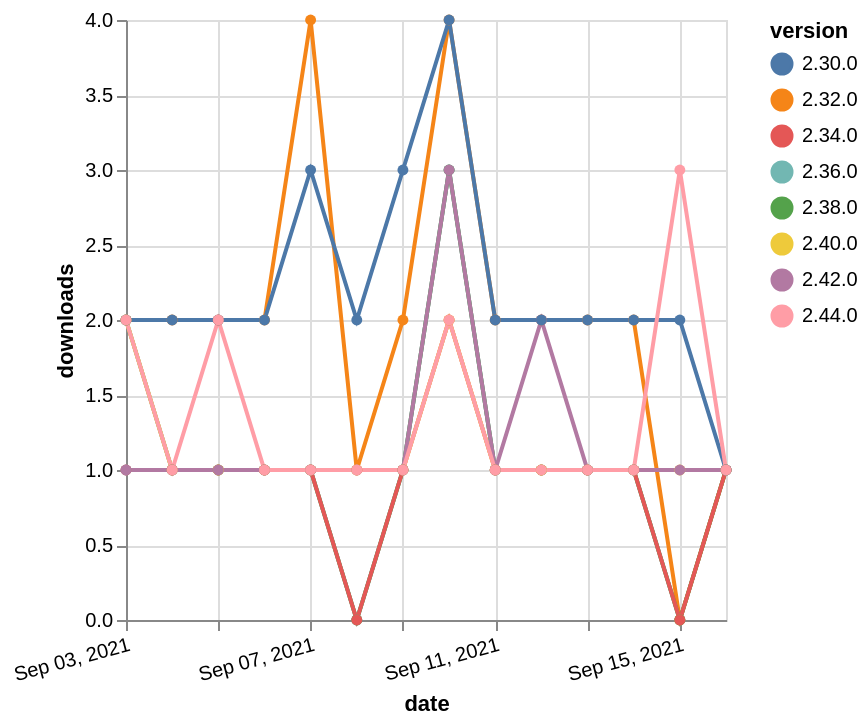

The specification (Vega-Lite) saved for this image:
### Vega-Lite specification from a JSON file in a GitHub repository (floating-point values rounded to 4 significant figures)
{"$schema": "https://vega.github.io/schema/vega-lite/v5.json", "description": "A simple bar chart with embedded data.", "data": {"values": [{"date": "2021-09-03", "total": 206, "delta": 1, "version": "2.36.0"}, {"date": "2021-09-04", "total": 207, "delta": 1, "version": "2.36.0"}, {"date": "2021-09-05", "total": 208, "delta": 1, "version": "2.36.0"}, {"date": "2021-09-06", "total": 209, "delta": 1, "version": "2.36.0"}, {"date": "2021-09-07", "total": 210, "delta": 1, "version": "2.36.0"}, {"date": "2021-09-08", "total": 210, "delta": 0, "version": "2.36.0"}, {"date": "2021-09-09", "total": 211, "delta": 1, "version": "2.36.0"}, {"date": "2021-09-10", "total": 214, "delta": 3, "version": "2.36.0"}, {"date": "2021-09-11", "total": 215, "delta": 1, "version": "2.36.0"}, {"date": "2021-09-12", "total": 216, "delta": 1, "version": "2.36.0"}, {"date": "2021-09-13", "total": 217, "delta": 1, "version": "2.36.0"}, {"date": "2021-09-14", "total": 218, "delta": 1, "version": "2.36.0"}, {"date": "2021-09-15", "total": 218, "delta": 0, "version": "2.36.0"}, {"date": "2021-09-16", "total": 219, "delta": 1, "version": "2.36.0"}, {"date": "2021-09-03", "total": 2395, "delta": 2, "version": "2.32.0"}, {"date": "2021-09-04", "total": 2397, "delta": 2, "version": "2.32.0"}, {"date": "2021-09-05", "total": 2399, "delta": 2, "version": "2.32.0"}, {"date": "2021-09-06", "total": 2401, "delta": 2, "version": "2.32.0"}, {"date": "2021-09-07", "total": 2405, "delta": 4, "version": "2.32.0"}, {"date": "2021-09-08", "total": 2406, "delta": 1, "version": "2.32.0"}, {"date": "2021-09-09", "total": 2408, "delta": 2, "version": "2.32.0"}, {"date": "2021-09-10", "total": 2412, "delta": 4, "version": "2.32.0"}, {"date": "2021-09-11", "total": 2414, "delta": 2, "version": "2.32.0"}, {"date": "2021-09-12", "total": 2416, "delta": 2, "version": "2.32.0"}, {"date": "2021-09-13", "total": 2418, "delta": 2, "version": "2.32.0"}, {"date": "2021-09-14", "total": 2420, "delta": 2, "version": "2.32.0"}, {"date": "2021-09-15", "total": 2420, "delta": 0, "version": "2.32.0"}, {"date": "2021-09-16", "total": 2421, "delta": 1, "version": "2.32.0"}, {"date": "2021-09-03", "total": 190, "delta": 2, "version": "2.38.0"}, {"date": "2021-09-04", "total": 191, "delta": 1, "version": "2.38.0"}, {"date": "2021-09-05", "total": 192, "delta": 1, "version": "2.38.0"}, {"date": "2021-09-06", "total": 193, "delta": 1, "version": "2.38.0"}, {"date": "2021-09-07", "total": 194, "delta": 1, "version": "2.38.0"}, {"date": "2021-09-08", "total": 194, "delta": 0, "version": "2.38.0"}, {"date": "2021-09-09", "total": 195, "delta": 1, "version": "2.38.0"}, {"date": "2021-09-10", "total": 198, "delta": 3, "version": "2.38.0"}, {"date": "2021-09-11", "total": 199, "delta": 1, "version": "2.38.0"}, {"date": "2021-09-12", "total": 200, "delta": 1, "version": "2.38.0"}, {"date": "2021-09-13", "total": 201, "delta": 1, "version": "2.38.0"}, {"date": "2021-09-14", "total": 202, "delta": 1, "version": "2.38.0"}, {"date": "2021-09-15", "total": 202, "delta": 0, "version": "2.38.0"}, {"date": "2021-09-16", "total": 203, "delta": 1, "version": "2.38.0"}, {"date": "2021-09-03", "total": 246, "delta": 1, "version": "2.34.0"}, {"date": "2021-09-04", "total": 247, "delta": 1, "version": "2.34.0"}, {"date": "2021-09-05", "total": 248, "delta": 1, "version": "2.34.0"}, {"date": "2021-09-06", "total": 249, "delta": 1, "version": "2.34.0"}, {"date": "2021-09-07", "total": 250, "delta": 1, "version": "2.34.0"}, {"date": "2021-09-08", "total": 250, "delta": 0, "version": "2.34.0"}, {"date": "2021-09-09", "total": 251, "delta": 1, "version": "2.34.0"}, {"date": "2021-09-10", "total": 253, "delta": 2, "version": "2.34.0"}, {"date": "2021-09-11", "total": 254, "delta": 1, "version": "2.34.0"}, {"date": "2021-09-12", "total": 255, "delta": 1, "version": "2.34.0"}, {"date": "2021-09-13", "total": 256, "delta": 1, "version": "2.34.0"}, {"date": "2021-09-14", "total": 257, "delta": 1, "version": "2.34.0"}, {"date": "2021-09-15", "total": 257, "delta": 0, "version": "2.34.0"}, {"date": "2021-09-16", "total": 258, "delta": 1, "version": "2.34.0"}, {"date": "2021-09-03", "total": 167, "delta": 2, "version": "2.40.0"}, {"date": "2021-09-04", "total": 168, "delta": 1, "version": "2.40.0"}, {"date": "2021-09-05", "total": 169, "delta": 1, "version": "2.40.0"}, {"date": "2021-09-06", "total": 170, "delta": 1, "version": "2.40.0"}, {"date": "2021-09-07", "total": 171, "delta": 1, "version": "2.40.0"}, {"date": "2021-09-08", "total": 172, "delta": 1, "version": "2.40.0"}, {"date": "2021-09-09", "total": 173, "delta": 1, "version": "2.40.0"}, {"date": "2021-09-10", "total": 175, "delta": 2, "version": "2.40.0"}, {"date": "2021-09-11", "total": 176, "delta": 1, "version": "2.40.0"}, {"date": "2021-09-12", "total": 177, "delta": 1, "version": "2.40.0"}, {"date": "2021-09-13", "total": 178, "delta": 1, "version": "2.40.0"}, {"date": "2021-09-14", "total": 179, "delta": 1, "version": "2.40.0"}, {"date": "2021-09-15", "total": 180, "delta": 1, "version": "2.40.0"}, {"date": "2021-09-16", "total": 181, "delta": 1, "version": "2.40.0"}, {"date": "2021-09-03", "total": 185, "delta": 1, "version": "2.42.0"}, {"date": "2021-09-04", "total": 186, "delta": 1, "version": "2.42.0"}, {"date": "2021-09-05", "total": 187, "delta": 1, "version": "2.42.0"}, {"date": "2021-09-06", "total": 188, "delta": 1, "version": "2.42.0"}, {"date": "2021-09-07", "total": 189, "delta": 1, "version": "2.42.0"}, {"date": "2021-09-08", "total": 190, "delta": 1, "version": "2.42.0"}, {"date": "2021-09-09", "total": 191, "delta": 1, "version": "2.42.0"}, {"date": "2021-09-10", "total": 194, "delta": 3, "version": "2.42.0"}, {"date": "2021-09-11", "total": 195, "delta": 1, "version": "2.42.0"}, {"date": "2021-09-12", "total": 197, "delta": 2, "version": "2.42.0"}, {"date": "2021-09-13", "total": 198, "delta": 1, "version": "2.42.0"}, {"date": "2021-09-14", "total": 199, "delta": 1, "version": "2.42.0"}, {"date": "2021-09-15", "total": 200, "delta": 1, "version": "2.42.0"}, {"date": "2021-09-16", "total": 201, "delta": 1, "version": "2.42.0"}, {"date": "2021-09-03", "total": 2388, "delta": 2, "version": "2.30.0"}, {"date": "2021-09-04", "total": 2390, "delta": 2, "version": "2.30.0"}, {"date": "2021-09-05", "total": 2392, "delta": 2, "version": "2.30.0"}, {"date": "2021-09-06", "total": 2394, "delta": 2, "version": "2.30.0"}, {"date": "2021-09-07", "total": 2397, "delta": 3, "version": "2.30.0"}, {"date": "2021-09-08", "total": 2399, "delta": 2, "version": "2.30.0"}, {"date": "2021-09-09", "total": 2402, "delta": 3, "version": "2.30.0"}, {"date": "2021-09-10", "total": 2406, "delta": 4, "version": "2.30.0"}, {"date": "2021-09-11", "total": 2408, "delta": 2, "version": "2.30.0"}, {"date": "2021-09-12", "total": 2410, "delta": 2, "version": "2.30.0"}, {"date": "2021-09-13", "total": 2412, "delta": 2, "version": "2.30.0"}, {"date": "2021-09-14", "total": 2414, "delta": 2, "version": "2.30.0"}, {"date": "2021-09-15", "total": 2416, "delta": 2, "version": "2.30.0"}, {"date": "2021-09-16", "total": 2417, "delta": 1, "version": "2.30.0"}, {"date": "2021-09-03", "total": 124, "delta": 2, "version": "2.44.0"}, {"date": "2021-09-04", "total": 125, "delta": 1, "version": "2.44.0"}, {"date": "2021-09-05", "total": 127, "delta": 2, "version": "2.44.0"}, {"date": "2021-09-06", "total": 128, "delta": 1, "version": "2.44.0"}, {"date": "2021-09-07", "total": 129, "delta": 1, "version": "2.44.0"}, {"date": "2021-09-08", "total": 130, "delta": 1, "version": "2.44.0"}, {"date": "2021-09-09", "total": 131, "delta": 1, "version": "2.44.0"}, {"date": "2021-09-10", "total": 133, "delta": 2, "version": "2.44.0"}, {"date": "2021-09-11", "total": 134, "delta": 1, "version": "2.44.0"}, {"date": "2021-09-12", "total": 135, "delta": 1, "version": "2.44.0"}, {"date": "2021-09-13", "total": 136, "delta": 1, "version": "2.44.0"}, {"date": "2021-09-14", "total": 137, "delta": 1, "version": "2.44.0"}, {"date": "2021-09-15", "total": 140, "delta": 3, "version": "2.44.0"}, {"date": "2021-09-16", "total": 141, "delta": 1, "version": "2.44.0"}]}, "width": "container", "mark": {"type": "line", "point": {"filled": true}}, "encoding": {"x": {"field": "date", "type": "temporal", "timeUnit": "yearmonthdate", "title": "date", "axis": {"labelAngle": -15}}, "y": {"field": "delta", "type": "quantitative", "title": "downloads"}, "color": {"field": "version", "type": "nominal"}, "tooltip": {"field": "delta"}}}
